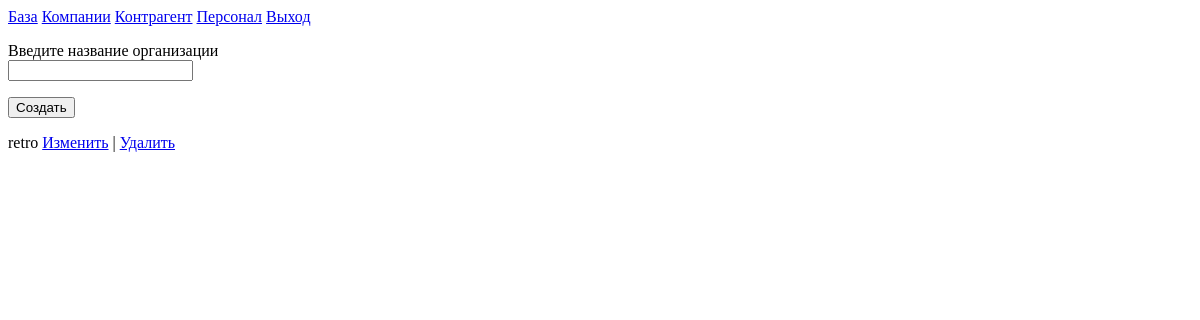
Before: /company/ (signed in) with the older database file.
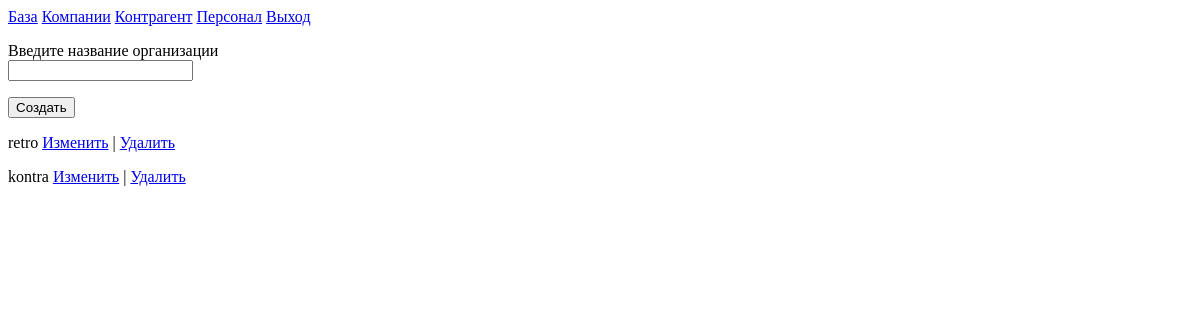
After: the same page with the newer database file.
### SYSControl/models.py (models this page shows)
class Company(models.Model):
    name = models.CharField(max_length=100, verbose_name='Организация')
    def __str__(self):
        return self.name

### SYSControl/views.py (the view, shortened to what this page needs)
# urls.py: path('company/', CompanyView.as_view(), name='company'),
class CompanyView(LoginRequiredMixin, View):
    def get(self, request):
        if request.user.is_superuser:
            company = Company.objects.all()
            return render(request, 'company.html', {'company': company})
        else:
            return HttpResponseRedirect('errorPage.html')

### templates/company.html (shortened to what this page needs)
{% extends 'base.html' %}
{% block content %}
    <div class="container">
        <form method="POST" action="{% url 'companyCreate' %}">
            <p>
                <label>Введите название организации</label><br>
                <input type="text" name="name" />
            </p>
            <input type="submit" value="Создать" >
        </form>
    </div>
    {% for item in company %}
        <p>
            {{item}} <a href="{% url 'companyEit' item.id %}">Изменить</a> | <a href="{% url 'companyDelete' item.id %}">Удалить</a>
        </p>
    {% endfor %}
{% endblock %}

Changed rows visible on the page:
added Company: name "kontra"
